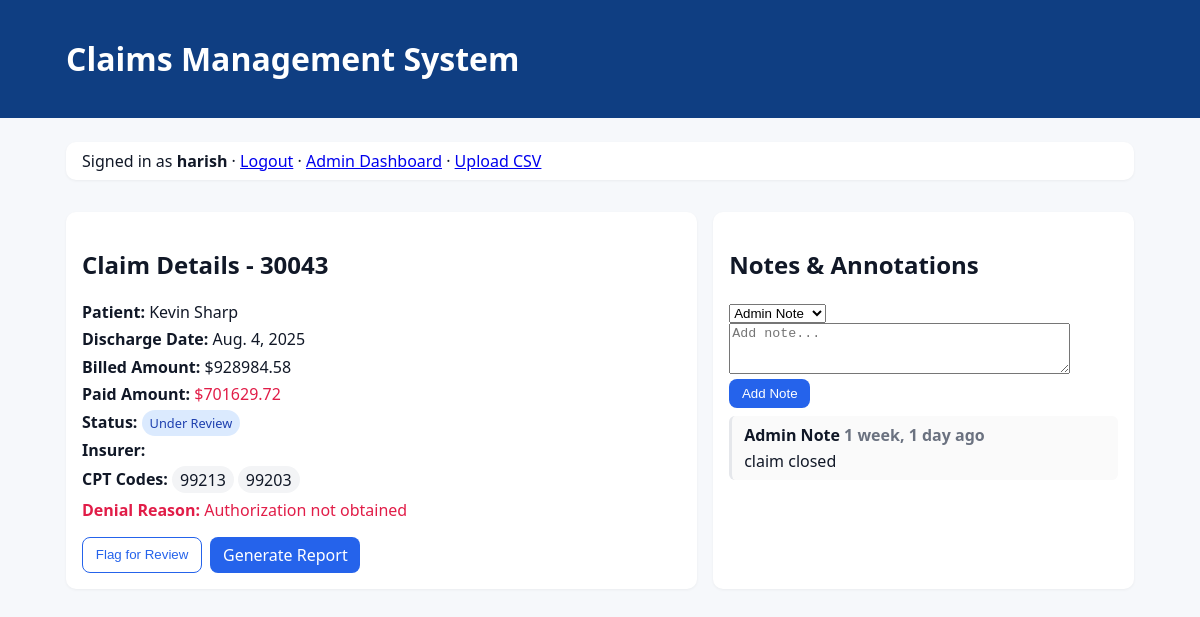
Page /43/ (signed in) on the committed database.
### claims/models.py (models this page shows, shortened)
class Claim(models.Model):
    class Status(models.TextChoices):
        DENIED = "denied", "Denied"
        PAID = "paid", "Paid"
        UNDER_REVIEW = "review", "Under Review"
    claim_id = models.PositiveIntegerField(unique=True)  # e.g., 30001
    patient_name = models.CharField(max_length=120)
    billed_amount = models.DecimalField(max_digits=12, decimal_places=2)
    paid_amount = models.DecimalField(max_digits=12, decimal_places=2, default=0)
    status = models.CharField(max_length=20, choices=Status.choices, default=Status.UNDER_REVIEW)
    insurer = models.CharField(max_length=120)
    discharge_date = models.DateField()
    cpt_codes = models.CharField(max_length=120, help_text="Comma-separated codes, e.g. 99204,82947,99406")
    denial_reason = models.CharField(max_length=255, blank=True)
    created_at = models.DateTimeField(auto_now_add=True)
    def cpt_list(self):
        return [c.strip() for c in self.cpt_codes.split(",") if c.strip()]

class Note(models.Model):
    class Kind(models.TextChoices):
        ADMIN = "admin", "Admin Note"
        SYSTEM = "system", "System Flag"
    claim = models.ForeignKey(Claim, on_delete=models.CASCADE, related_name='notes')
    kind = models.CharField(max_length=20, choices=Kind.choices, default=Kind.ADMIN)
    body = models.TextField()
    created_by = models.ForeignKey(  # <-- add
        settings.AUTH_USER_MODEL, null=True, blank=True,
        on_delete=models.SET_NULL, related_name='created_notes'
    )
    created_at = models.DateTimeField(auto_now_add=True)
    class Meta:
        ordering = ['-created_at']

### claims/views.py (the view)
# urls.py: path('<int:pk>/', views.claim_detail, name='detail'),
def claim_detail(request, pk):
    claim = get_object_or_404(Claim, pk=pk)
    form = NoteForm()
    return render(request, 'claims/claim_detail.html', {'claim': claim, 'form': form})

### claims/forms.py
class NoteForm(forms.ModelForm):
    class Meta:
        model = Note
        fields = ['kind', 'body']
        widgets = {
            'body': forms.Textarea(attrs={'rows': 3, 'placeholder': 'Add note...'}),
        }

### templates/claims/claim_detail.html (shortened to what this page needs)
{% extends "base.html" %}
{% block content %}
<div class="grid">
  <section class="card">
    <h2>Claim Details - {{ claim.claim_id }}</h2>
    <div class="kv">
      <div><strong>Patient:</strong> {{ claim.patient_name }}</div>
      <div><strong>Discharge Date:</strong> {{ claim.discharge_date }}</div>
      <div><strong>Billed Amount:</strong> ${{ claim.billed_amount }}</div>
      <div><strong>Paid Amount:</strong> <span class="text-red">${{ claim.paid_amount }}</span></div>
      <div><strong>Status:</strong>
        <span id="status-badge">{% include "claims/partials/status_badge.html" with claim=claim %}</span>
      </div>
      <div><strong>Insurer:</strong> {{ claim.insurer }}</div>
      <div><strong>CPT Codes:</strong>
        {% for code in claim.cpt_list %}<span class="chip">{{ code }}</span>{% endfor %}
      </div>
      {% if claim.denial_reason %}
      <div class="text-red"><strong>Denial Reason:</strong> {{ claim.denial_reason }}</div>
      {% endif %}
    </div>
    <div class="actions">
      <button class="btn outline"
              hx-post="{% url 'claims:flag' claim.pk %}"
              hx-target="#status-badge"
              hx-swap="outerHTML">Flag for Review</button>
      <a class="btn" href="{% url 'claims:report' claim.pk %}">Generate Report</a>
    </div>
  </section>
  <aside class="card">
    <h2>Notes & Annotations</h2>
    <form class="note-form"
          hx-post="{% url 'claims:add_note' claim.pk %}"
          hx-target="#notes"
          hx-swap="afterbegin">
      {{ form.kind }}
      {{ form.body }}
      <button class="btn">Add Note</button>
    </form>
    <div id="notes">
      {% for n in claim.notes.all %}
        {% include "claims/partials/note_item.html" with n=n %}
      {% empty %}
        <div class="muted">No notes yet.</div>
      {% endfor %}
    </div>
  </aside>
</div>
{% endblock %}

### templates/base.html (shortened to what this page needs)
<!doctype html>
<html lang="en" x-data>
<head>
   {% load static %}
  <link rel="stylesheet" href="{% static 'styles.css' %}">
</head>
<body>
  <header class="topbar">
    <div class="container">
      <h1>Claims Management System</h1>
    </div>
  </header>
  <main class="container">
<div class="card" style="padding:.5rem 1rem;margin-top:.5rem">
  {% if request.user.is_authenticated %}
    Signed in as <strong>{{ request.user.username }}</strong> ·
    <a href="{% url 'logout' %}">Logout</a> ·
    <a href="{% url 'claims:admin_dashboard' %}">Admin Dashboard</a> ·
    <a href="{% url 'claims:csv_upload' %}">Upload CSV</a>
  {% else %}
    <a href="{% url 'login' %}">Login</a>
  {% endif %}
</div>
    {% block content %}{% endblock %}
  </main>
</body>
</html>

### templates/claims/partials/note_item.html (shortened to what this page needs)
<div class="note {% if n.kind == 'system' %}sys{% else %}admin{% endif %}">
  <div class="note-title">
    {{ n.get_kind_display }}
    <span class="muted">{{ n.created_at|timesince }} ago</span>
  </div>
  <div class="note-body">{{ n.body }}</div>
</div>

### static/styles.css (style rules this page uses)
:root { --blue:#2563eb; --red:#e11d48; --green:#16a34a; --muted:#6b7280; }
* { box-sizing: border-box; }
body { font-family: system-ui, sans-serif; margin:0; background:#f6f8fb; color:#111827; }
.container { max-width: 1100px; margin: 0 auto; padding: 1rem; }
.topbar { background:#0f3e82; color:#fff; }
.card { background:#fff; border-radius:10px; padding:1rem; box-shadow: 0 1px 3px rgba(0,0,0,.05); margin:1rem 0; }
.btn { display:inline-block; padding:.45rem .8rem; border-radius:8px; background:var(--blue); color:#fff; text-decoration:none; border:0; cursor:pointer; }
.btn.outline { background:#fff; color:var(--blue); border:1px solid var(--blue); }
.grid { display:grid; grid-template-columns: 1.2fr .8fr; gap:1rem; }
.kv > div { margin:.35rem 0; }
.text-red { color:var(--red); }
.muted { color:var(--muted); }
.chip { display:inline-block; padding:.15rem .5rem; background:#f3f4f6; border-radius:999px; margin-right:.25rem; }
.note { border-left:3px solid #e5e7eb; padding:.5rem .75rem; margin:.5rem 0; background:#fafafa; border-radius:6px; }
.note .note-title { font-weight:600; margin-bottom:.25rem; }
.actions { margin-top:1rem; display:flex; gap:.5rem; }

### rows in the picture
Claim: claim_id "30043", patient_name "Kevin Sharp", discharge_date "Aug. 4, 2025", billed_amount "928984.58", paid_amount "701629.72", denial_reason "Authorization not obtained"
Note: kind "Admin Note", created_at "1 week, 1 day", body "claim closed"

### other values in the picture
{{ request.user.username }} "harish"
{{ code }} "99213" "99203"
